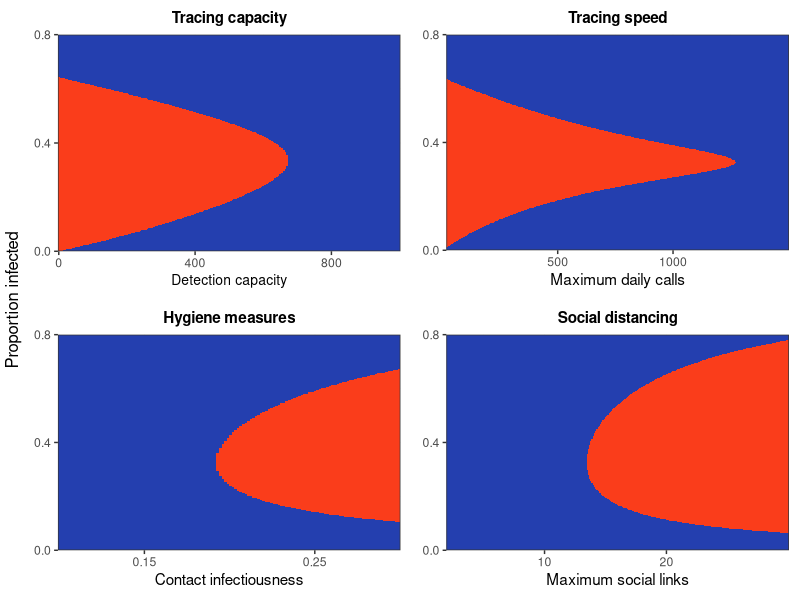
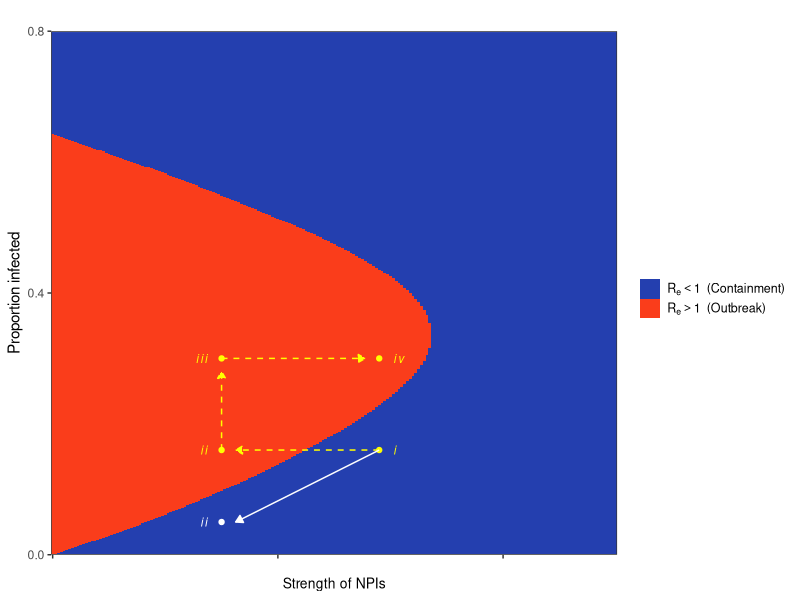
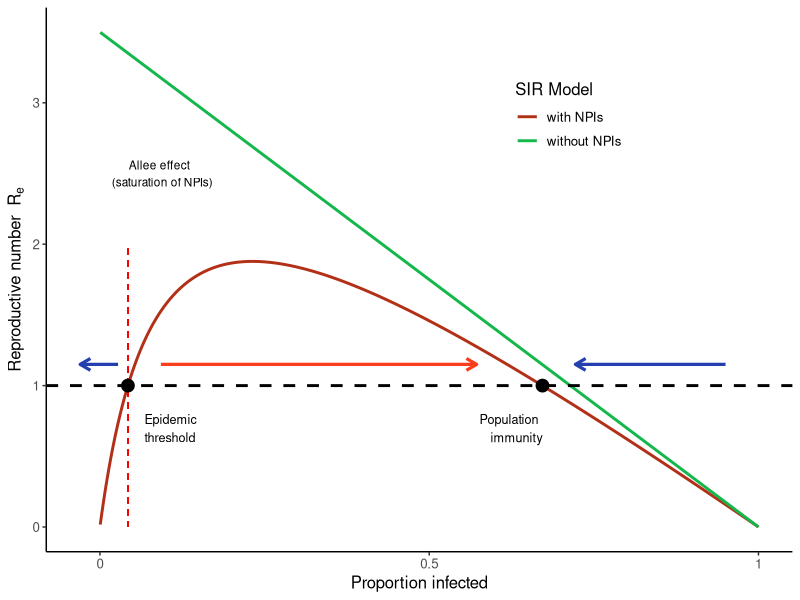
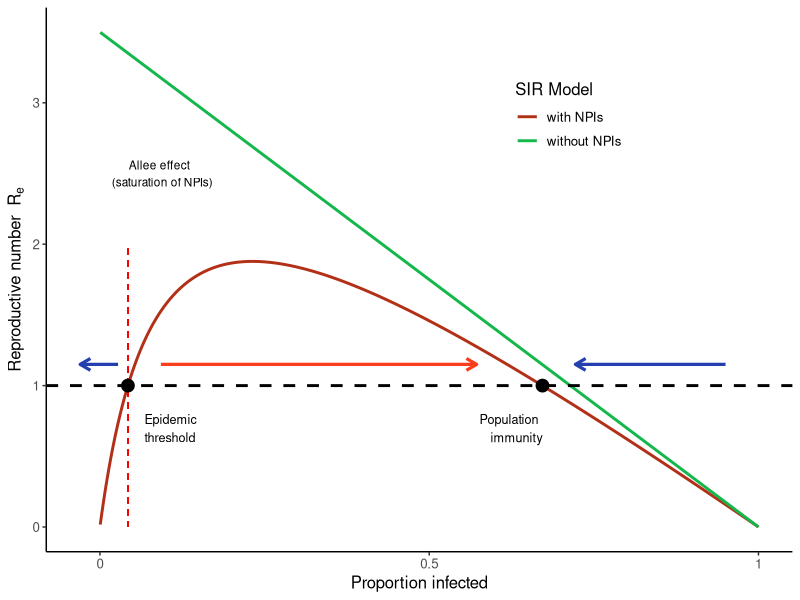

Here is the R script that generated these plots, in order:
###### Plot the state space of Rt against N infected for different interventions

# Variables
#
# Npop: overall population
# pCall: probability that an attempt to contact individual is succesful
# pInfection: probability that a close contact is infected
# maxLinks: average number of close contacts that non detected infected individuals make
# NDailyCalls: daily number of contacting attempts that can be performed
# maxDetected: maximum number of infected individuals that can be detected
# infectedSubsample: plotting parameter to subsample infected for 2D rasters
# propInfectedMax: plotting parameter to truncate 2D plots vertically

library(tidyr)
library(ggplot2)
library(reshape)
library(dplyr)
library(gridExtra)
library(cowplot)
library(gtable)

#########
# ---- Basic model functions ----
########

# function of effective social links by day
links_fun <- function(maxLinks, day){
  return(maxLinks * (day^4) / (day^4 + 7^4))
}

# calculate the expected number of links of detected individuals
expected_links <- function(maxLinks, pContact){
  days <- c(0:20)
  pDay <- dgeom(days, pContact)
  pDay[length(pDay)] <- 1 - sum(pDay[1:(length(pDay)-1)])
  links <- links_fun(maxLinks, days)
  expectedLinks <- sum(pDay * links)
  return(expectedLinks)
}

# calculate Rt for given parameters
calculate_Rt <- function(maxDetected, maxLinks, Infected, pCall, NDailyCalls,
                   pInfection, Npop){
  # Expected number of detected individuals
  pDetected <- maxDetected / (maxDetected + Infected)
  NDetected <- pDetected * Infected
  # Daily probability that a detected individual is contacted
  pContact <- 1 - (1-pCall)^(NDailyCalls/NDetected)
  # Number of expected social links for detected individuals
  detectedLinks <- expected_links(maxLinks, pContact)
  # Probability that a contact of an infected is susceptible
  pSusceptible<- (Npop - Infected - 1) / (Npop - 1)
  # Rt calculation
  Rt <- pSusceptible * pInfection * (pDetected*detectedLinks + (1-pDetected)*maxLinks)
  return(Rt)
}

# calculates Rt for a vector of values of Infected
calculate_Rt_range <- function(maxDetected, maxLinks, Infected, pCall,
                               NDailyCalls, pInfection, Npop){
  RtVec <- vector()
  for (i in c(1:length(Infected))) {
    RtVec[i] <- calculate_Rt(maxDetected, maxLinks, Infected[i], pCall,
                             NDailyCalls, pInfection, Npop)
  }
  return(RtVec)
}

##############################
# --- Functions that generate phase space -----
#############################

### Calculate Rt for a varying number of detection capacity
Rt_detected <- function(maxLinks, maxDetected, pCall,  pInfection,
                     NDailyCalls, Npop, propInfectedMax = 1){
  infected <- c(1:round(Npop*propInfectedMax))
  RtSpace <- matrix(NA, ncol=length(maxDetected), nrow=length(infected))
  for(md in c(1:length(maxDetected))) {
    RtSpace[,md] <-  calculate_Rt_range(maxDetected=maxDetected[md],
                                        maxLinks=maxLinks, Infected=infected,
                                        pCall=pCall,
                                        NDailyCalls=NDailyCalls,
                                        pInfection=pInfection,
                                        Npop=Npop)
  }
  colnames(RtSpace) <- maxDetected
  rownames(RtSpace) <- infected
  return(RtSpace)
}


### Calculate Rt for a varying number of daily calls
Rt_calls <- function(maxLinks, maxDetected, pCall,  pInfection,
                     NDailyCalls, Npop, propInfectedMax = 1){
  infected <- c(1:round(Npop*propInfectedMax))
  RtSpace <- matrix(NA, ncol=length(NDailyCalls), nrow=length(infected))
  for(nc in c(1:length(NDailyCalls))) {
    RtSpace[,nc] <-  calculate_Rt_range(maxDetected=maxDetected,
                                        maxLinks=maxLinks, Infected=infected,
                                        pCall=pCall,
                                        NDailyCalls=NDailyCalls[nc],
                                        pInfection=pInfection,
                                        Npop=Npop)
  }
  colnames(RtSpace) <- NDailyCalls
  rownames(RtSpace) <- infected
  return(RtSpace)
}


### Calculate Rt for a varying number of maximum contacts
Rt_links <- function(maxLinks, maxDetected, pCall,  pInfection,
                     NDailyCalls, Npop, propInfectedMax = 1){
  infected <- c(1:round(Npop*propInfectedMax))
  RtSpace <- matrix(NA, ncol=length(maxLinks), nrow=length(infected))
  for(ml in c(1:length(maxLinks))) {
    RtSpace[,ml] <-  calculate_Rt_range(maxDetected=maxDetected,
                                        maxLinks=maxLinks[ml], Infected=infected,
                                        pCall=pCall,
                                        NDailyCalls=NDailyCalls,
                                        pInfection=pInfection,
                                        Npop=Npop)
  }
  colnames(RtSpace) <- maxLinks
  rownames(RtSpace) <- infected
  return(RtSpace)
}

### Calculate Rt for a varying number of probability of infectious close contact
Rt_pInfection <- function(maxLinks, maxDetected, pCall,  pInfection,
                     NDailyCalls, Npop, propInfectedMax = 1){
  infected <- c(1:round(Npop*propInfectedMax))
  RtSpace <- matrix(NA, ncol=length(pInfection), nrow=length(infected))
  for(pI in c(1:length(pInfection))) {
    RtSpace[,pI] <-  calculate_Rt_range(maxDetected=maxDetected,
                                        maxLinks=maxLinks, Infected=infected,
                                        pCall=pCall,
                                        NDailyCalls=NDailyCalls,
                                        pInfection=pInfection[pI],
                                        Npop=Npop)
  }
  colnames(RtSpace) <- pInfection
  rownames(RtSpace) <- infected
  return(RtSpace)
}

# Enlongate and subsample matrix, and binarize, to draw raster in ggplot
# varNames is the names of the columns
# infectedSubsample indicates to keep 1 of every infectedSumsample infected values
enlongate_matrix <- function(inputMatrix, varNames, infectedSubsample) {
  longDF <- melt.array(inputMatrix, varnames = varNames) %>%
    dplyr::rename(., Rt = value) %>%
    dplyr::mutate(., Rt_exp = as.factor(as.integer(Rt > 1))) %>%
    as_tibble(.) %>%
    dplyr::filter(., (Infected %% infectedSubsample) == 0)
  return(longDF)
}

# plot 2D
plot_phase_space <- function(inputDF, reverse = FALSE){
  spacePlot <- ggplot(inputDF, aes(x = measure, y = Infected, fill = Rt_exp)) +
    geom_raster() +
    scale_fill_manual(values = c("#243faf", "#fa3d1b"),
                      name = element_blank(), labels = c(bquote(R[e]<1~" \n (Containment)"),
                                                         bquote(R[e]>1~" \n (Outbreak)"))) +
    scale_y_continuous(name = "Proportion infected", expand = c(0,0),
                       limits = c(0,.8), breaks = c(0, 0.4, 0.8)) +
    theme_bw()
  if (reverse) {
    spacePlot <- spacePlot +
      scale_x_reverse(name = xName, expand = c(0,0))
  }
  return(spacePlot)
}


###############################
# ---- Make the space plots -----
###############################

# general parameters
pCall <- 0.15
pInfection <- 0.2
Npop <- 2000
maxLinks <- 14
propInfectedMax <- 1
NDailyCalls <- 800
infectedSubsample <- 3
maxDetected <- 600

# ranges for 
maxDetected_Vec <- seq(0, 1000, 5)
dailyCalls_Vec <- seq(20, 1500, 5)
maxLinks_Vec <- seq(2, 30, 0.1)
pInfection_Vec <- seq(0.1, 0.3, 0.0015)

# Space plot for maximum number of people that can be detected
detectedLong <- Rt_detected(maxLinks = maxLinks, maxDetected = maxDetected_Vec,
                        pCall = pCall, pInfection = pInfection,
                        NDailyCalls = NDailyCalls, Npop = Npop,
                        propInfectedMax = propInfectedMax) %>%
                enlongate_matrix(., c("Infected", "maxDetected"), infectedSubsample)

detectedPlot <- dplyr::rename(detectedLong, measure = maxDetected) %>%
  dplyr::mutate(Infected =Infected/ Npop) %>% 
  plot_phase_space(.) +
  ggtitle("Tracing capacity") +
  theme(plot.title = element_text(hjust = 0.5, size = 11, face = "bold"),
        axis.title.x = element_text(size = 10)) +
  scale_x_continuous(breaks = c(0, 400, 800), name = "Detection capacity",
                     expand = c(0,0))

# Space plot for maximum number of calls (speed of detection)
callsLong <- Rt_calls(maxLinks = maxLinks, maxDetected = maxDetected,
                        pCall = pCall, pInfection = pInfection,
                        NDailyCalls = dailyCalls_Vec, Npop = Npop,
                        propInfectedMax = propInfectedMax) %>%
            enlongate_matrix(., c("Infected", "maxCalls"), infectedSubsample)
callsPlot <- dplyr::rename(callsLong, measure = maxCalls) %>%
  dplyr::mutate(Infected =Infected/ Npop) %>% 
  plot_phase_space(.) +
  ggtitle("Tracing speed") +
  theme(plot.title = element_text(hjust = 0.5, size = 11, face = "bold")) +
  scale_x_continuous(breaks = c(0, 500, 1000), name =  "Maximum daily calls",
                     expand = c(0,0))

# Space plot for maximum number of links
linksLong <- Rt_links(maxLinks = maxLinks_Vec, maxDetected = maxDetected,
                        pCall = pCall, pInfection = pInfection,
                        NDailyCalls = NDailyCalls, Npop = Npop,
                        propInfectedMax = propInfectedMax) %>% 
            enlongate_matrix(., c("Infected", "maxLinks"), infectedSubsample)
linksPlot <- dplyr::rename(linksLong, measure = maxLinks) %>%
  dplyr::mutate(Infected =Infected/ Npop) %>% 
  plot_phase_space(.) +
  ggtitle("Social distancing") +
  theme(plot.title = element_text(hjust = 0.5, size = 11, face = "bold")) +
  scale_x_continuous(breaks = c(10, 20), name =  "Maximum social links",
                     expand = c(0,0))

# Space plot for pInfection 
infectionLong <- Rt_pInfection(maxLinks = maxLinks, maxDetected = maxDetected,
                        pCall = pCall, pInfection = pInfection_Vec,
                        NDailyCalls = NDailyCalls, Npop = Npop,
                        propInfectedMax = propInfectedMax) %>%
            enlongate_matrix(., c("Infected", "pInfection"), infectedSubsample)
infectionPlot <- dplyr::rename(infectionLong, measure = pInfection) %>%mutate(Infected =Infected/ Npop) %>% 
  plot_phase_space(.) +
  ggtitle("Hygiene measures") +
  theme(plot.title = element_text(hjust = 0.5, size = 11, face = "bold")) +
  scale_x_continuous(breaks = c(0.15, 0.25), name = "Contact infectiousness",
                     expand = c(0,0))



# ---- arrange plots into grid -----
legendPlot <- detectedPlot + theme(legend.position = "bottom",
                                   legend.key.size = unit(.5,"cm"),
                                   legend.text = element_text(size = 9))
legend <- gtable_filter(ggplotGrob(legendPlot), "guide-box")

plotGrid <- grid.arrange(
                     arrangeGrob(detectedPlot + theme(legend.position="none",
                                                      axis.title.y=element_blank(),
                                                      plot.margin=margin(8,8,8,8)),
                                 callsPlot + theme(legend.position="none",
                                                      axis.title.y=element_blank(),
                                                      plot.margin=margin(8,8,8,8)),
                                 infectionPlot + theme(legend.position="none",
                                                      axis.title.y=element_blank(),
                                                      plot.margin=margin(8,8,8,8)),
                                 linksPlot + theme(legend.position="none",
                                                      axis.title.y=element_blank(),
                                                      plot.margin=margin(8,8,8,8)),
                                 ncol=2, left = "Proportion infected")#,legend,
                     #heights=c(10, .5)
                     )


ggsave("./plots/phase_space.png", plotGrid, width = 15, height = 13, units = "cm")


######
### ---- plot state-space dynamics for fig 1d----
###
x1 = 300
x2 = 580
y1 = .16
y2 = .3
y1bis = .05
xOffset = 25
yOffset= 15
colSquare = "yellow"
colLine = "white"
fontSize = 3

npi.upper.plot = detectedPlot + scale_x_continuous(breaks = c(0, 400, 800), 
                                  labels = c("","",""),
                                  expand = c(0,0)) +
  ggtitle("") +
  labs(x="Strength of NPIs",y="Propotion infected")+
  
  theme(#axis.title.y=element_blank(),
        legend.key.size = unit(.5,"cm"),
        legend.text = element_text(size = 9),
        legend.position = "right")+
  annotate(geom="point",x=x1,y=y1,col=colSquare)+
  annotate(geom="point",x=x2,y=y1,col=colSquare)+
  annotate(geom="point",x=x1,y=y2,col=colSquare)+
  annotate(geom="point",x=x2,y=y2,col=colSquare) + 
  annotate(geom = "text",x=x2+xOffset,y1,label="italic(i)",size=fontSize,parse=T,hjust="outward",col=colSquare)+
  annotate(geom = "text",x=x2+xOffset,y2,label="italic(iv)",size=fontSize,parse=T,hjust="outward",col=colSquare)+
  annotate(geom = "text",x=x1-xOffset,y1,label="italic(ii)",size=fontSize,parse=T,hjust="outward",col=colSquare)+
  annotate(geom = "text",x=x1-xOffset,y2,label="italic(iii)",size=fontSize,parse=T,hjust="outward",col=colSquare)+
  annotate(geom="segment",x=x2,xend = x1+25,y=y1,yend=y1,col=colSquare,
           arrow = arrow(length = unit(0.2, "cm"), ends = "last",type="closed"),linetype="dashed") +
  annotate(geom="segment",x=x1,xend = x2-25,y=y2,yend=y2,col=colSquare,
           arrow = arrow(length = unit(0.2, "cm"), ends = "last",type = "closed"),linetype="dashed")+
  annotate(geom="segment",x=x1,xend = x1,y=y1,yend=y2-.02,col=colSquare,
           arrow = arrow(length = unit(0.2, "cm"), ends = "last",type = "closed"),linetype="dashed")+
  annotate(geom="point",x=x1,y=y1bis,col=colLine)+
  annotate(geom = "text",x=x1-xOffset,y1bis,label="italic(ii)",size=fontSize,parse=T,hjust="outward",col=colLine)+
  annotate(geom="segment",x=x2,xend = x1+xOffset,y=y1,yend=y1bis,col=colLine,
           arrow = arrow(length = unit(0.2, "cm"), ends = "last",type="closed")) 
  


npi.upper.plot


#npi.lower.plot = npi.upper.plot

#grid.arrange(npi.upper.plot,npi.lower.plot,ncol=1,left="Proportion infected",bottom="Strength of NPIs")

########################
#----  plot 1d phase space ----
########################

# Rt as function of infected individuals without allee
logistic_R <- function(R0, Npop) {
  I <- c(1:Npop)
  R <- R0 * (Npop - I)/Npop
  return(R)
}

# Rt as function of infected individuals with allee
allee_R <- function(R0, Npop, I50) {
  I <- c(1:Npop)
  R <- R0 * (Npop - I)/Npop * I / (I + I50)
  return(R)
}

lR <- logistic_R(3.5, 2000)
aR <- allee_R(3.5, 2000, 200)

rdf <- data.frame(Infected = c(1:2000), lR = lR, aR = aR) %>%
  tidyr::pivot_longer(., cols = c("aR", "lR"), names_to = "model",
                      values_to = "R")

#--- plotting code to detect and signal thresholds and comment the plots----

equilibriumPoints <- which(aR < 1)
point1 <- which(diff(equilibriumPoints) == max(diff(equilibriumPoints)))
point2 <- equilibriumPoints[point1+1]

equilibriumDf <- data.frame(Infected = c(point1, point2), R = c(1, 1),
                               type = c("unstable", "stable"))
arrowDf <- data.frame(Ii = c(point1 - 30, point1 + 100, Npop - 100),
                      If = c(-60, point2 - 200, point2 + 100),
                      direction = c("left", "right", "left"),
                      R = 1.15)

thresholdText <- c("Epidemic \nthreshold")
immunityText <- c("Population \nimmunity")


allee1D <- ggplot(rdf, aes(x = Infected, y = R, color = model)) +
  geom_line(size = 1) +
  scale_color_manual(values = c("#b33018", "#14b74b"), name = "SIR Model",
                     labels = c("with NPIs", "without NPIs")) +
  geom_hline(yintercept = 1, size = 1, linetype = "dashed") +
  geom_segment(aes(x = point1, xend = point1, y = 0, yend = 2), color = "red",
               linetype = "dashed") +
  xlab("Proportion infected") +
  ylab(bquote('Reproductive number ' ~R[e] )) +
  geom_point(data = equilibriumDf, size = 4, color = "black") +
  geom_segment(data = dplyr::filter(arrowDf, direction == "right"),
               aes(x = Ii, xend = If, y = R, yend = R), color = "#fa3d1b",
               arrow = arrow(length = unit(0.3, "cm")), size = 1.1) +
  geom_segment(data = dplyr::filter(arrowDf, direction == "left"),
               aes(x = Ii, xend = If, y = R, yend = R), color =  "#243faf",
               arrow = arrow(length = unit(0.3, "cm"), ends = "last"),
               size = 1.1) +
  #geom_text(aes(x = point1+50, y = 0.7), label = thresholdText, color = "black",
            #hjust = "inward", family = "sans", fontface = "plain", ) +
  annotate("text", x=point1+50, y=0.7, label=thresholdText, size=3.2, hjust="inward") +
  annotate("text", x=point2, y=0.7, label=immunityText, size=3.2, hjust="inward") +
  annotate("text",x=point1+100,y=2.5,label="Allee effect \n (saturation of NPIs)",size=3,hjust="center") +
#  geom_text(aes(x = point2, y = 0.7), label = immunityText, color = "black",
 #           hjust = "inward", family = "sans", fontface = "plain" ) +
  theme_classic() +
  scale_x_continuous(breaks = c(0, 1000, 2000), labels = c(0, 0.5, 1)) + 
  theme(legend.position = c(.7,.8),text=element_text(size=12)) 

allee1D <- print(allee1D)
ggsave("./plots/allee1D.png", allee1D, width = 15, height = 9, units = "cm")
